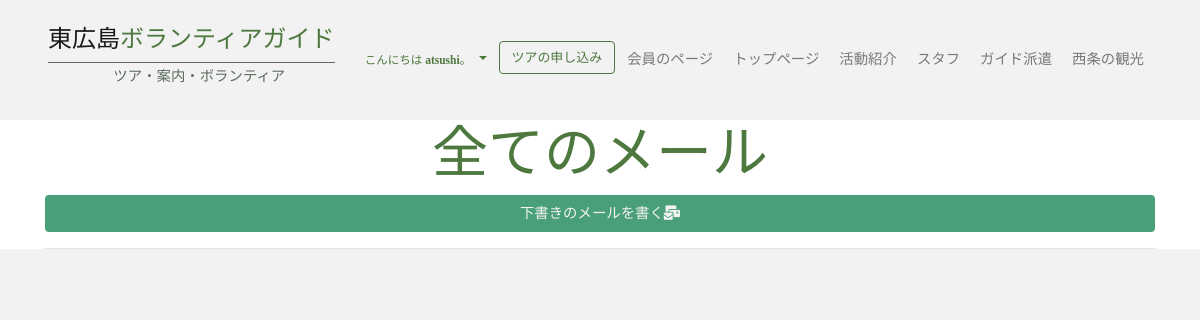
Before: /email/ (signed in) with the older database file.
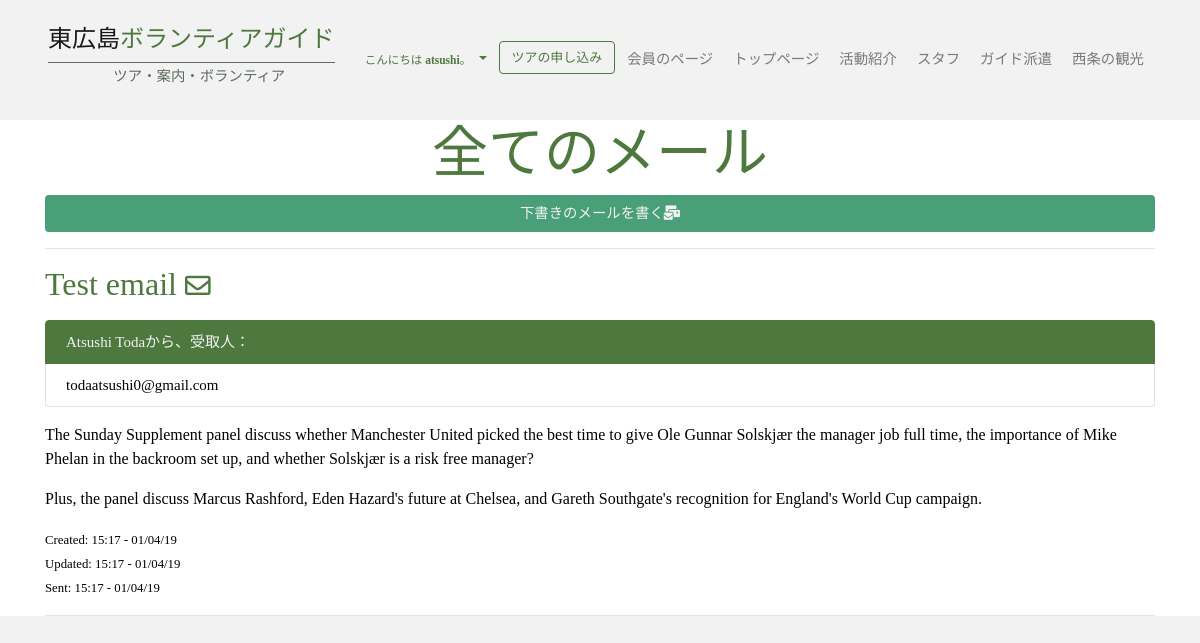
After: the same page with the newer database file.
### email_blast/models.py (models this page shows, shortened)
class EmailBlast(models.Model):
    subject = models.CharField(max_length=100, verbose_name='件名')
    recipients = models.TextField(verbose_name='受取人のメールアドレス')
    content = models.TextField(verbose_name='内容')
    sender = models.ForeignKey(User, on_delete=models.SET_NULL, null=True, verbose_name='送り人')
    created_at = models.DateTimeField(default=timezone.now, verbose_name='書き時間')
    last_updated_at = models.DateTimeField(default=timezone.now, verbose_name='更新時間')
    sent_at = models.DateTimeField(default=None, null=True, verbose_name='送り時間')
    is_admin = models.BooleanField(default=False, verbose_name='管理者向き')
    sent = models.BooleanField(default=False, verbose_name='送った')
    class Meta:
        ordering = ['-last_updated_at', '-created_at', '-sent_at']

### users/models.py (models this page shows, shortened)
class Profile(models.Model):
    user = models.OneToOneField(User, on_delete=models.CASCADE, verbose_name='ユーザー')
    name = models.CharField(max_length=50, verbose_name='名前')
    about = models.TextField(verbose_name='個人情報')
    image = models.ImageField(default='default_profile.jpg', upload_to='profile_pics', verbose_name='写真')
    role = models.CharField(max_length=50, default='Tour Guide', verbose_name='役割')

### email_blast/views.py (the view)
# urls.py: path('', AllBlastsView.as_view(), name='email-index'),
class AllBlastsView(LoginRequiredMixin, ListView):
    model = EmailBlast
    template_name = 'email_blast/index.html'
    context_object_name = 'emails'
    paginate_by = 5

### email_blast/templatetags/recipients.py (called while the page is built)
@register.filter
def to_list(value):
    return value.split(',')

### email_blast/templates/email_blast/index.html (shortened to what this page needs)
{% extends 'hh2/layout.html' %}
{% load recipients %}
{% block main %}
  <div class="container">
    <h1 class="display-4 text-center blast-title">全てのメール</h1>
    <a href="{% url 'email-draft' %}" class="btn btn-custom-3 btn-block my-2">下書きのメールを書く<i class="fas fa-mail-bulk""></i></a>
    <hr>
    {% for email in emails %}
      <div>
        <h2 class="blast-title">
          {{ email.subject }}
          {% if email.sent %}
            <small><i class="far fa-envelope post-icon"></i></small>
          {% endif %}
        </h2>
        <h5 class="my-2">
          <ul class="list-group blast-list my-3">
            <li class="list-group-item active disabled">{{ email.sender.profile.name }}から、受取人：</li>
            {% for person in email.recipients|to_list %}
              <li class="list-group-item">{{ person }}</li>
            {% endfor %}
          </ul>
        </h5>
        <p>
          {{ email.content|linebreaks }}
        </p>
        <small>
          Created: {{ email.created_at|date:'G:i - d/m/y' }}<br>
          Updated: {{ email.last_updated_at|date:'G:i - d/m/y' }}<br>
          Sent: {% if not email.sent %}
              -
           {% else %}
             {{ email.sent_at|date:'G:i - d/m/y' }}
           {% endif %}
        </small>
      </div>
      <hr>
    {% endfor %}
  </div>
{% endblock %}

Changed rows visible on the page:
added EmailBlast: subject "Test email", sent True (drawn), sender.profile.name "Atsushi Toda", recipients "todaatsushi0@gmail.com", content "The Sunday Supplement panel discuss whether Manchester United picked the best time to give Ole Gunnar Solskjær the manager job full time, the importance of Mike Phelan in the backroom set up, and whether Solskjær is a risk free manager? Plus, the panel discuss Marcus Rashford, Eden Hazard's future at Chelsea, and Gareth Southgate's recognition for England's World Cup campaign.", created_at "15:17 - 01/04/19", last_updated_at "15:17 - 01/04/19", sent_at "15:17 - 01/04/19"
